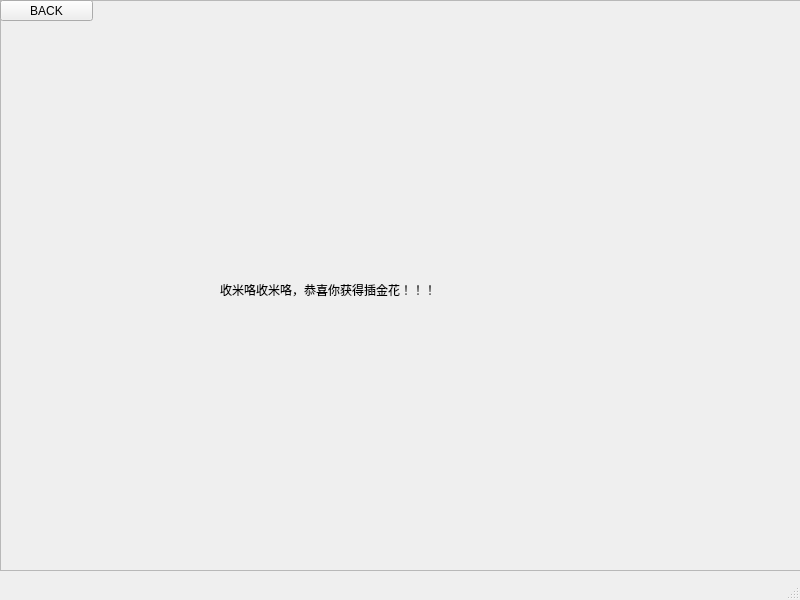
<?xml version="1.0" encoding="UTF-8"?>
<ui version="4.0">
 <class>cjh</class>
 <widget class="QMainWindow" name="cjh">
  <property name="geometry">
   <rect>
    <x>0</x>
    <y>0</y>
    <width>800</width>
    <height>600</height>
   </rect>
  </property>
  <property name="windowTitle">
   <string>MainWindow</string>
  </property>
  <widget class="QWidget" name="centralwidget">
   <widget class="QFrame" name="frame">
    <property name="geometry">
     <rect>
      <x>0</x>
      <y>0</y>
      <width>801</width>
      <height>571</height>
     </rect>
    </property>
    <property name="styleSheet">
     <string notr="true">#frame{

border-image:url(:/PHOTO/BOWL.png);
}</string>
    </property>
    <property name="frameShape">
     <enum>QFrame::StyledPanel</enum>
    </property>
    <property name="frameShadow">
     <enum>QFrame::Raised</enum>
    </property>
    <widget class="QLabel" name="label">
     <property name="geometry">
      <rect>
       <x>580</x>
       <y>-10</y>
       <width>331</width>
       <height>271</height>
      </rect>
     </property>
     <property name="text">
      <string>&lt;html&gt;&lt;head/&gt;&lt;body&gt;&lt;p&gt;&lt;img src=&quot;:/PHOTO/LBC.png&quot;/&gt;&lt;/p&gt;&lt;/body&gt;&lt;/html&gt;</string>
     </property>
    </widget>
    <widget class="QLabel" name="label_2">
     <property name="geometry">
      <rect>
       <x>50</x>
       <y>0</y>
       <width>261</width>
       <height>291</height>
      </rect>
     </property>
     <property name="text">
      <string>&lt;html&gt;&lt;head/&gt;&lt;body&gt;&lt;p&gt;&lt;img src=&quot;:/PHOTO/HJY.png&quot;/&gt;&lt;/p&gt;&lt;/body&gt;&lt;/html&gt;</string>
     </property>
    </widget>
    <widget class="QLabel" name="label_3">
     <property name="geometry">
      <rect>
       <x>220</x>
       <y>280</y>
       <width>371</width>
       <height>20</height>
      </rect>
     </property>
     <property name="text">
      <string>收米咯收米咯，恭喜你获得插金花！！！</string>
     </property>
    </widget>
    <widget class="QPushButton" name="pushButton">
     <property name="geometry">
      <rect>
       <x>0</x>
       <y>0</y>
       <width>93</width>
       <height>21</height>
      </rect>
     </property>
     <property name="text">
      <string>BACK</string>
     </property>
    </widget>
   </widget>
  </widget>
  <widget class="QMenuBar" name="menubar">
   <property name="geometry">
    <rect>
     <x>0</x>
     <y>0</y>
     <width>800</width>
     <height>26</height>
    </rect>
   </property>
  </widget>
  <widget class="QStatusBar" name="statusbar"/>
 </widget>
 <resources/>
 <connections/>
</ui>
